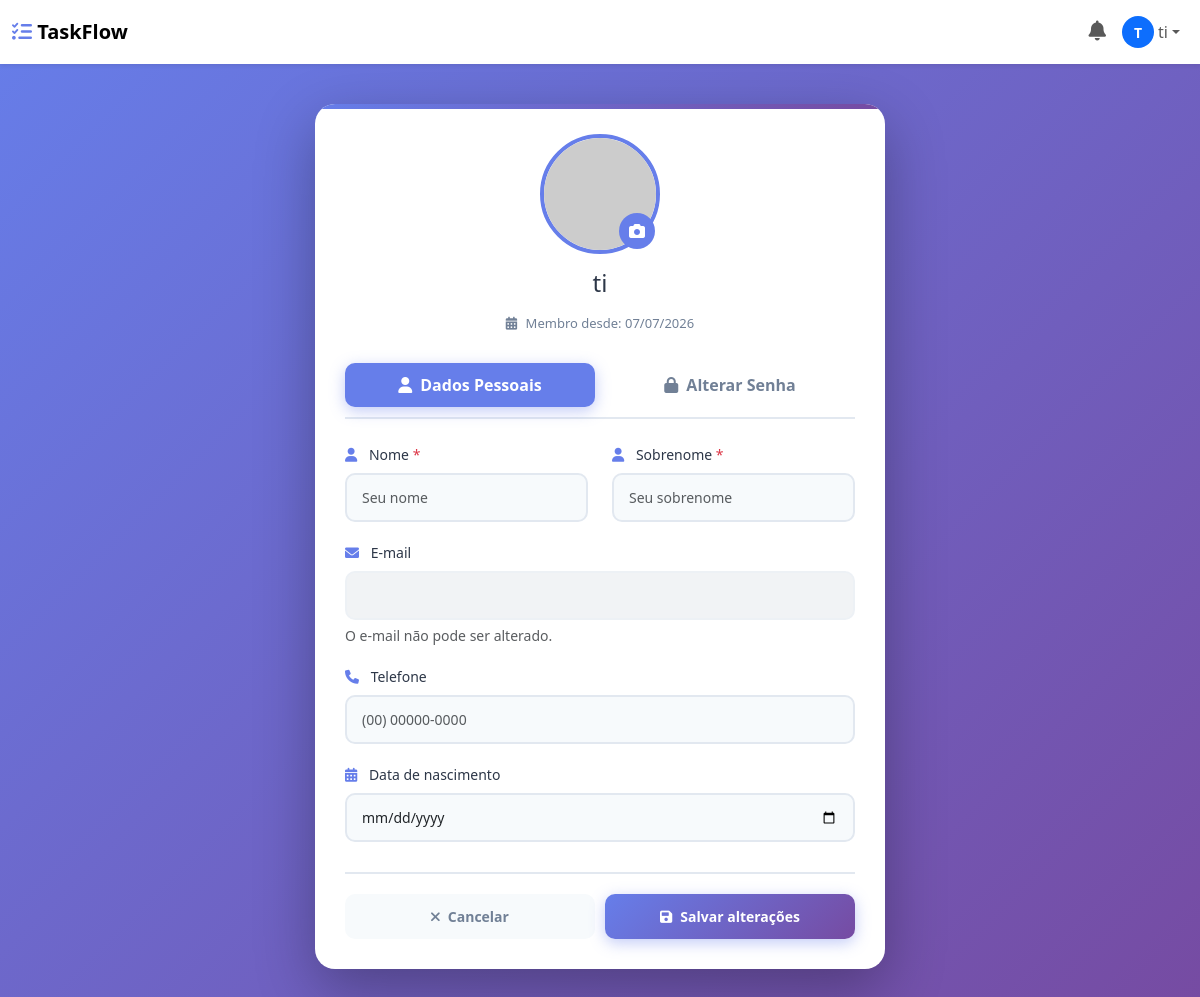
Before: /perfil/7/ (signed in) with the older database file.
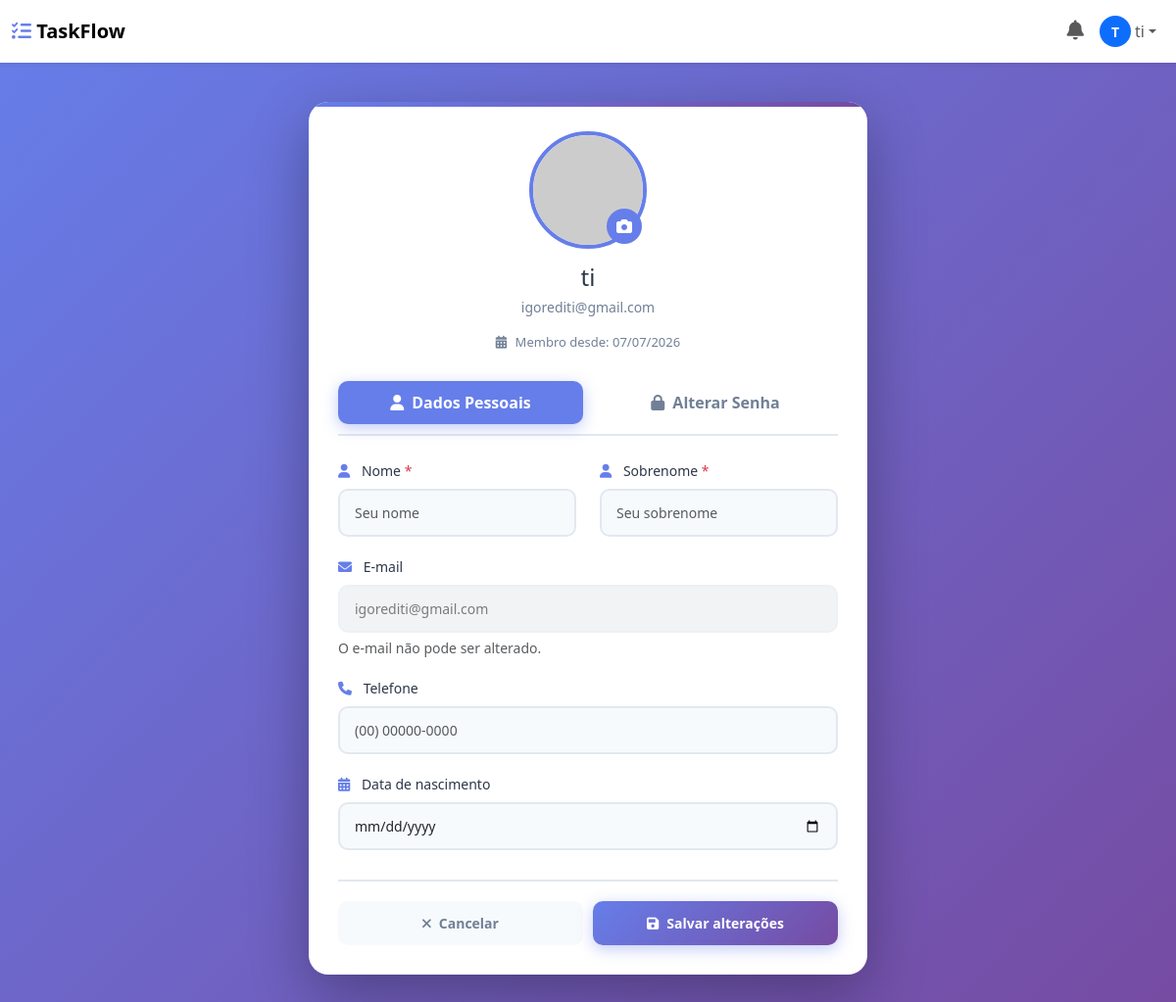
After: the same page with the newer database file.
### main/models.py (models this page shows, shortened)
class User(AbstractUser):
    TIPOS = (
        ("admin", "Administrador"),
        ("gerente", "Gerente"),
        ("usuario", "Usuário"),
    )
    tipo = models.CharField(
        max_length=20,
        choices=TIPOS,
        default="usuario"
    )
    workspace = models.ForeignKey(
        "Workspace",
        on_delete=models.SET_NULL,
        null=True,
        blank=True,
        related_name="usuarios"
    )

### main/views.py (the view, shortened to what this page needs)
# urls.py: path('perfil/<int:id>/', perfil, name="perfil"),
@login_required
def perfil(request, id):
    usuario = get_object_or_404(User, id=id)
    if request.user.id != usuario.id:
        messages.error(request, 'Você não tem permissão para editar este perfil.')
        return redirect('home')
    if request.method == 'GET':
        form = PerfilForm(initial={
            'first_name': usuario.first_name,
            'last_name': usuario.last_name,
            'email': usuario.email,
        }, user=usuario)
        context = {
            'usuario': usuario,
            'form': form,
            'is_editing': False,
        }
        return render(request, 'perfil.html', context)

### main/templates/perfil.html (shortened to what the changed rows need)
{% load static %}
<!DOCTYPE html>
<html lang="pt-BR">
<head>
    <link href="https://cdn.jsdelivr.net/npm/bootstrap@5.3.0/dist/css/bootstrap.min.css" rel="stylesheet">
    <link rel="stylesheet" href="https://cdnjs.cloudflare.com/ajax/libs/font-awesome/6.0.0/css/all.min.css">
    <link rel="stylesheet" href="{% static 'css/perfil.css' %}">
</head>
<body>
    {% include 'navbar.html' %}
    <div class="perfil-wrapper">
        <div class="profile-container">
            <div class="profile-card">
                <div class="profile-header">
                    <div class="avatar-container">
                        {% if user.avatar %}
                            <img src="{{ user.avatar.url }}" alt="Avatar" id="avatarPreview">
                        {% else %}
                            <img src="https://ui-avatars.com/api/?name={{ user.get_full_name|default:user.username }}&size=120&background=667eea&color=fff" alt="Avatar" id="avatarPreview">
                        {% endif %}
                        <button class="avatar-edit-btn" title="Alterar foto" id="avatarEditBtn">
                        </button>
                    </div>
                    <h2 id="userNameDisplay">{{ user.get_full_name|default:user.username }}</h2>
                    <p class="user-email" id="userEmailDisplay">{{ user.email }}</p>
                    <p class="user-member-since">
                        <i class="fas fa-calendar-alt"></i>
                        Membro desde: {{ user.date_joined|date:"d/m/Y" }}
                    </p>
                </div>
                <form id="profileForm" class="profile-form" method="post" action="{% url 'perfil' user.id %}">
                    <div class="tab-content active" id="tab-dados">
                        <div class="form-group">
                            <label for="email">
                                <i class="fas fa-envelope"></i> E-mail
                            </label>
                            <input type="email" id="email" class="form-control"
                                   value="{{ user.email }}" disabled>
                            <small class="form-text text-muted">O e-mail não pode ser alterado.</small>
                        </div>
                    </div>
                </form>
            </div>
        </div>
    </div>
</body>
</html>

### main/templates/navbar.html (shortened to what this page needs)
<nav class="navbar navbar-expand-lg navbar-light bg-white shadow-sm">
    <div class="container-fluid">
        <a class="navbar-brand fw-bold" href="{% url 'home' %}">
            <i class="fas fa-tasks" style="color: #667eea;"></i>
            <strong>TaskFlow</strong>
        </a>
        <div class="collapse navbar-collapse" id="navbarNav">
            <ul class="navbar-nav ms-auto align-items-center">
                <li class="nav-item dropdown" id="notificacoes-dropdown">
                    <a class="nav-link position-relative" href="#" role="button" data-bs-toggle="dropdown" aria-expanded="false" id="sino-notificacoes">
                        <i class="fas fa-bell" style="font-size: 20px;"></i>
                    </a>
                </li>
                <li class="nav-item dropdown">
                    <a class="nav-link dropdown-toggle d-flex align-items-center" href="#" role="button" data-bs-toggle="dropdown">
                        {% if user.avatar %}
                        <img src="{{ user.avatar.url }}" alt="Avatar" class="rounded-circle me-1" style="width: 32px; height: 32px; object-fit: cover;">
                        {% else %}
                        <div class="rounded-circle bg-primary text-white d-inline-flex align-items-center justify-content-center me-1" style="width: 32px; height: 32px; font-size: 14px; font-weight: 600;">
                            {{ user.first_name|first|default:user.username|first|upper }}
                        </div>
                        {% endif %}
                        <span class="d-none d-md-inline">
                            {{ user.first_name|default:user.username }}
                        </span>
                    </a>
                </li>
            </ul>
        </div>
    </div>
</nav>

Changed rows visible on the page:
changed User "ti": email (not shown) → "igorediti@gmail.com"
